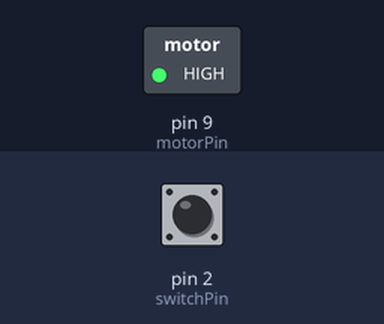
Bench run of a sketch on a simulated Arduino Uno, built with avr-gcc and run on an emulated ATmega328P. On the bench: switched loads named in the sketch (green lamp = pin HIGH). Inputs (shaded band) come from the test bench; at power-on: pin 2 (switchPin) LOW.

Above: at 1.3 s.
1.4 s: pin 2 (switchPin) pulled HIGH for 0.3 s
At 1.62 s:
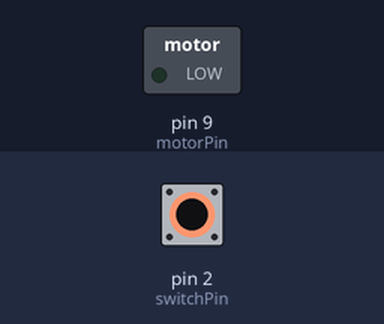
3.2 s: pin 2 (switchPin) pulled HIGH for 3.2 s
At 7.0 s:
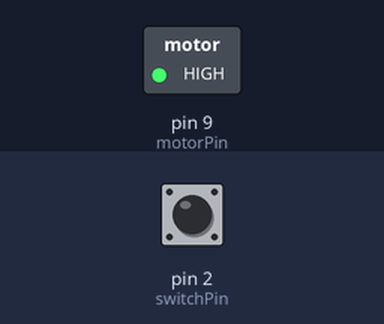
Timing chart, 0 to 8.5 s (numbered marks = the images above; inputs shaded):
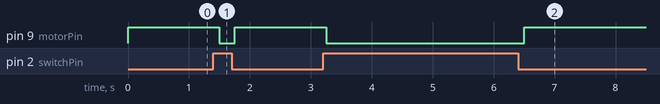

Measured:
- after the input at 1.4 s, pin 9 (motorPin): HIGH → LOW after 0.10 s, → HIGH 0.25 s later
- after the input at 3.2 s, pin 9 (motorPin): HIGH → LOW after 0.05 s, → HIGH 3.3 s later

The sketch:

A08_Motor.ino
```cpp
// A08_Motor Arduino Projects Book, Project #9
// Adjusted for two transistors (IRF540 and 2N3904) since I don't have an IRF520
// 2016-05-17 PV

const int switchPin = 2;
const int motorPin = 9;
int switchState = 0;

void setup() {
  Serial.begin(9600);
  pinMode(motorPin, OUTPUT);
  pinMode(switchPin, INPUT);
}

void loop() {
  switchState = digitalRead(switchPin);

  if (switchState == HIGH) {
    digitalWrite(motorPin, LOW);
  }
  else {
    digitalWrite(motorPin, HIGH);
  }

  delay(250);
}
```
